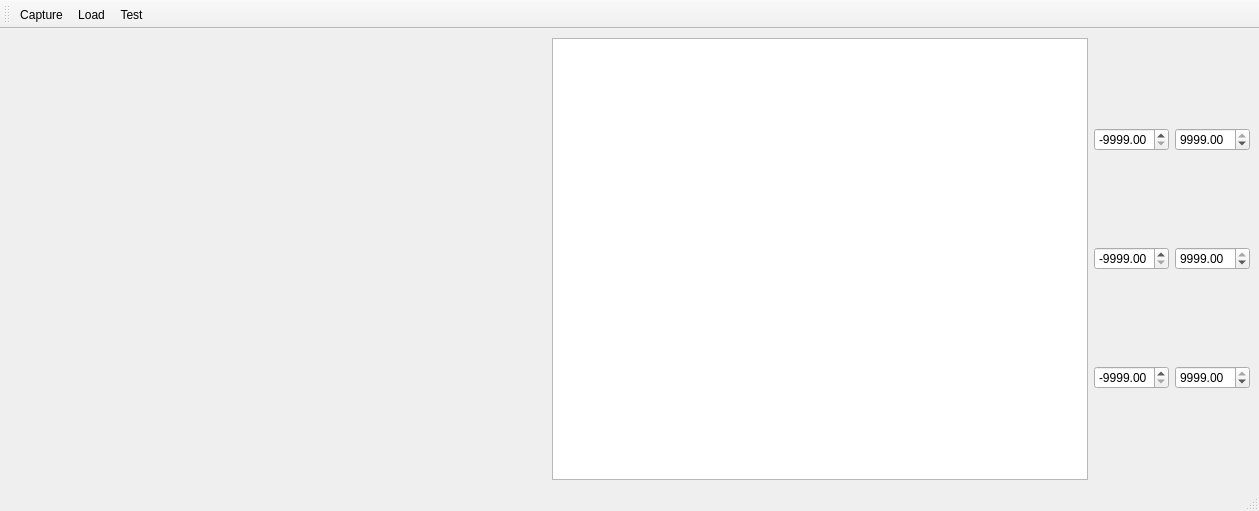
<?xml version="1.0" encoding="UTF-8"?>
<ui version="4.0">
 <class>MainWindow</class>
 <widget class="QMainWindow" name="MainWindow">
  <property name="geometry">
   <rect>
    <x>0</x>
    <y>0</y>
    <width>1259</width>
    <height>511</height>
   </rect>
  </property>
  <property name="windowTitle">
   <string>MainWindow</string>
  </property>
  <widget class="QWidget" name="centralwidget">
   <layout class="QHBoxLayout" name="horizontalLayout">
    <item>
     <widget class="pcl_grabber_viewer" name="grabber_viewer" native="true">
      <property name="sizePolicy">
       <sizepolicy hsizetype="Expanding" vsizetype="Preferred">
        <horstretch>0</horstretch>
        <verstretch>0</verstretch>
       </sizepolicy>
      </property>
     </widget>
    </item>
    <item>
     <widget class="pcl_grabber_graphic_view" name="graphicsView"/>
    </item>
    <item>
     <layout class="QGridLayout" name="gridLayout">
      <item row="0" column="0">
       <widget class="QDoubleSpinBox" name="doubleSpinBoxMinX">
        <property name="minimum">
         <double>-9999.000000000000000</double>
        </property>
        <property name="maximum">
         <double>9999.000000000000000</double>
        </property>
        <property name="singleStep">
         <double>100.000000000000000</double>
        </property>
        <property name="value">
         <double>-9999.000000000000000</double>
        </property>
       </widget>
      </item>
      <item row="0" column="1">
       <widget class="QDoubleSpinBox" name="doubleSpinBoxMaxX">
        <property name="minimum">
         <double>-9999.000000000000000</double>
        </property>
        <property name="maximum">
         <double>9999.000000000000000</double>
        </property>
        <property name="singleStep">
         <double>100.000000000000000</double>
        </property>
        <property name="value">
         <double>9999.000000000000000</double>
        </property>
       </widget>
      </item>
      <item row="1" column="0">
       <widget class="QDoubleSpinBox" name="doubleSpinBoxMinY">
        <property name="minimum">
         <double>-9999.000000000000000</double>
        </property>
        <property name="maximum">
         <double>9999.000000000000000</double>
        </property>
        <property name="singleStep">
         <double>100.000000000000000</double>
        </property>
        <property name="value">
         <double>-9999.000000000000000</double>
        </property>
       </widget>
      </item>
      <item row="1" column="1">
       <widget class="QDoubleSpinBox" name="doubleSpinBoxMaxY">
        <property name="minimum">
         <double>-9999.000000000000000</double>
        </property>
        <property name="maximum">
         <double>9999.000000000000000</double>
        </property>
        <property name="singleStep">
         <double>100.000000000000000</double>
        </property>
        <property name="value">
         <double>9999.000000000000000</double>
        </property>
       </widget>
      </item>
      <item row="2" column="0">
       <widget class="QDoubleSpinBox" name="doubleSpinBoxMinZ">
        <property name="minimum">
         <double>-9999.000000000000000</double>
        </property>
        <property name="maximum">
         <double>9999.000000000000000</double>
        </property>
        <property name="singleStep">
         <double>100.000000000000000</double>
        </property>
        <property name="value">
         <double>-9999.000000000000000</double>
        </property>
       </widget>
      </item>
      <item row="2" column="1">
       <widget class="QDoubleSpinBox" name="doubleSpinBoxMaxZ">
        <property name="minimum">
         <double>-9999.000000000000000</double>
        </property>
        <property name="maximum">
         <double>9999.000000000000000</double>
        </property>
        <property name="singleStep">
         <double>100.000000000000000</double>
        </property>
        <property name="value">
         <double>9999.000000000000000</double>
        </property>
       </widget>
      </item>
     </layout>
    </item>
   </layout>
  </widget>
  <widget class="QMenuBar" name="menubar">
   <property name="geometry">
    <rect>
     <x>0</x>
     <y>0</y>
     <width>1259</width>
     <height>21</height>
    </rect>
   </property>
  </widget>
  <widget class="QStatusBar" name="statusbar"/>
  <widget class="QToolBar" name="toolBar">
   <property name="windowTitle">
    <string>toolBar</string>
   </property>
   <attribute name="toolBarArea">
    <enum>TopToolBarArea</enum>
   </attribute>
   <attribute name="toolBarBreak">
    <bool>false</bool>
   </attribute>
   <addaction name="action_Capture"/>
   <addaction name="action_Load"/>
   <addaction name="action_Test"/>
  </widget>
  <action name="action_Capture">
   <property name="text">
    <string>&amp;Capture</string>
   </property>
   <property name="toolTip">
    <string>Capture</string>
   </property>
  </action>
  <action name="action_Load">
   <property name="text">
    <string>&amp;Load</string>
   </property>
  </action>
  <action name="action_Test">
   <property name="text">
    <string>&amp;Test</string>
   </property>
  </action>
 </widget>
 <customwidgets>
  <customwidget>
   <class>pcl_grabber_viewer</class>
   <extends>QWidget</extends>
   <header>pcl_grabber_viewer.h</header>
   <container>1</container>
  </customwidget>
  <customwidget>
   <class>pcl_grabber_graphic_view</class>
   <extends>QGraphicsView</extends>
   <header>pcl_grabber_graphic_view.h</header>
  </customwidget>
 </customwidgets>
 <resources/>
 <connections/>
</ui>
